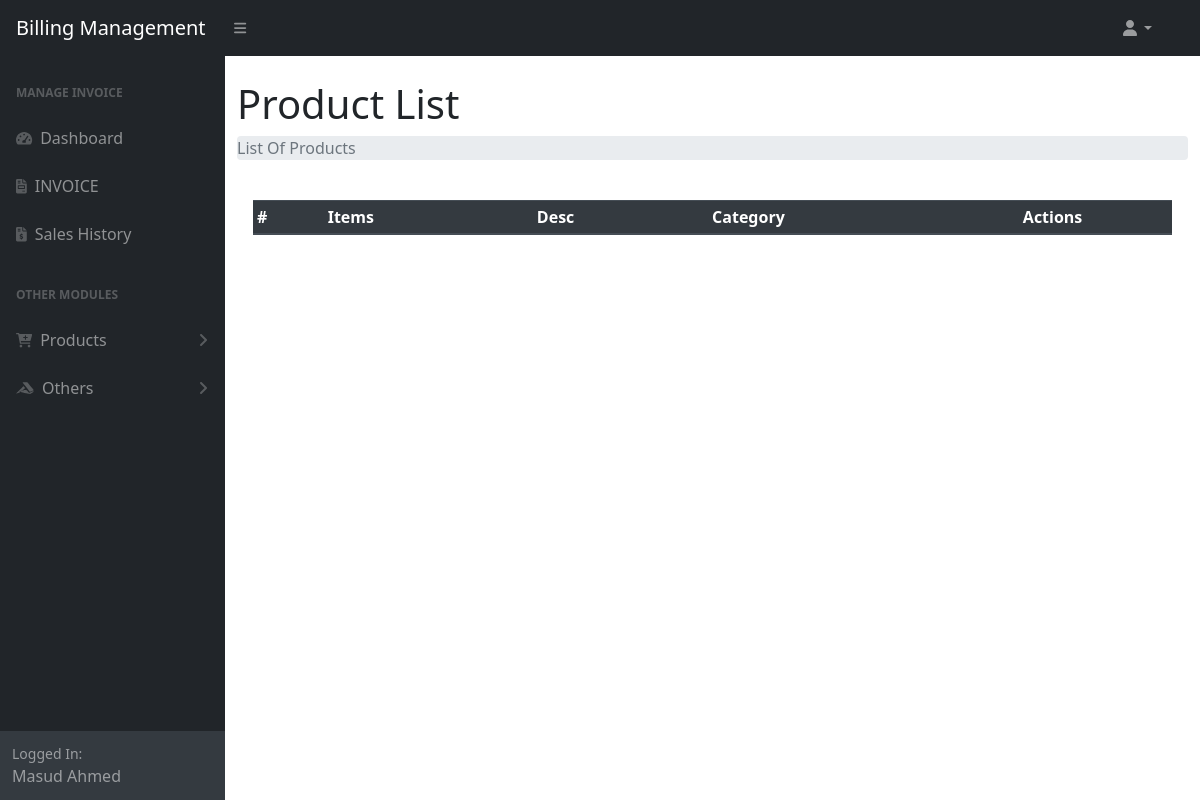
Page /list_products.php (signed in) on the earlier database version.
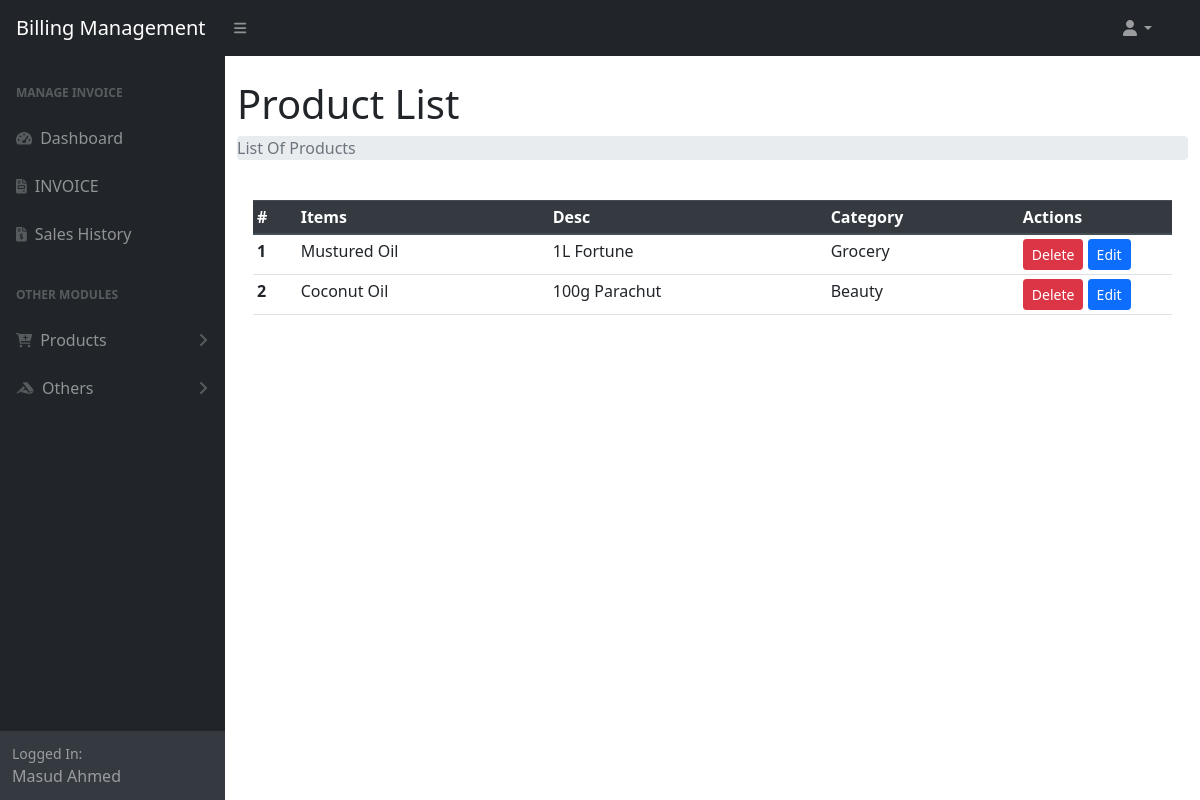
Same page on the later database version.
### tables this page shows
CREATE TABLE `products` (
  `pid` int(11) NOT NULL,
  `pname` varchar(50) NOT NULL,
  `pcat` int(11) NOT NULL,
  `barcode` int(11) DEFAULT NULL,
  `description` text NOT NULL
);

CREATE TABLE `category` (
  `cid` int(11) NOT NULL,
  `ctitle` varchar(50) NOT NULL
);

### list_products.php (the view, shortened to what this page needs)
<?php require_once 'menu/header.php' ?>
<div class="container-fluid">
    <h1 class="mt-4">Product List</h1>
    <ol class="breadcrumb mb-4">
        <li class="breadcrumb-item active">List Of Products</li>
    </ol>
    <div class="card-body">
        <table id="datatablesSimple" class="table table-sm">
            <thead class="thead-dark">
                <tr>
                    <th scope="col">#</th>
                    <th scope="col">Items</th>
                    <th scope="col">Desc</th>
                    <th scope="col">Category</th>
                    <th class="col-2">Actions</th>
                </tr>
            </thead>
            <tbody>
                <?php
                $sql = "SELECT * FROM `products` JOIN `category` ON `products`.`pcat`=`category`.`cid`";
                $res = mysqli_query($conn, $sql);
                if ($res) {
                    if (mysqli_num_rows($res) > 0) {
                        $sl = 0;
                        while ($data = mysqli_fetch_assoc($res)) {
                            ++$sl;
                            $pid = $data['pid'];
                            $pname = $data['pname'];
                            $desc = $data['description'];
                            $pcat = $data['ctitle'];
                ?>
                            <tr>
                                <th scope="row"><?= $sl ?></th>
                                <td><?= $pname ?></td>
                                <td><?= $desc ?></td>
                                <td><?= $pcat ?></td>
                                <td>
                                    <a href="#del_<?= $pid ?>" class="btn btn-danger btn-sm" data-toggle="modal">Delete</a>
                                    <a href="update_product.php?pid=<?= $pid ?>" class="btn btn-sm btn-primary">Edit</a>
                                </td>
                            </tr>
                <?php
                        }
                    } else {
                        $_SESSION['msg'] = "No Data Available";
                    }
                } else {
                    $_SESSION['msg'] = mysqli_error($conn);
                }
                ?>
            </tbody>
        </table>
    </div>
</div>
<br>
<?php require_once 'menu/footer.php' ?>

Differences in the rows shown:
added products: pname "Mustured Oil", description "1L Fortune", pcat.ctitle "Grocery"
added products: pname "Coconut Oil", description "100g Parachut", pcat.ctitle "Beauty"
